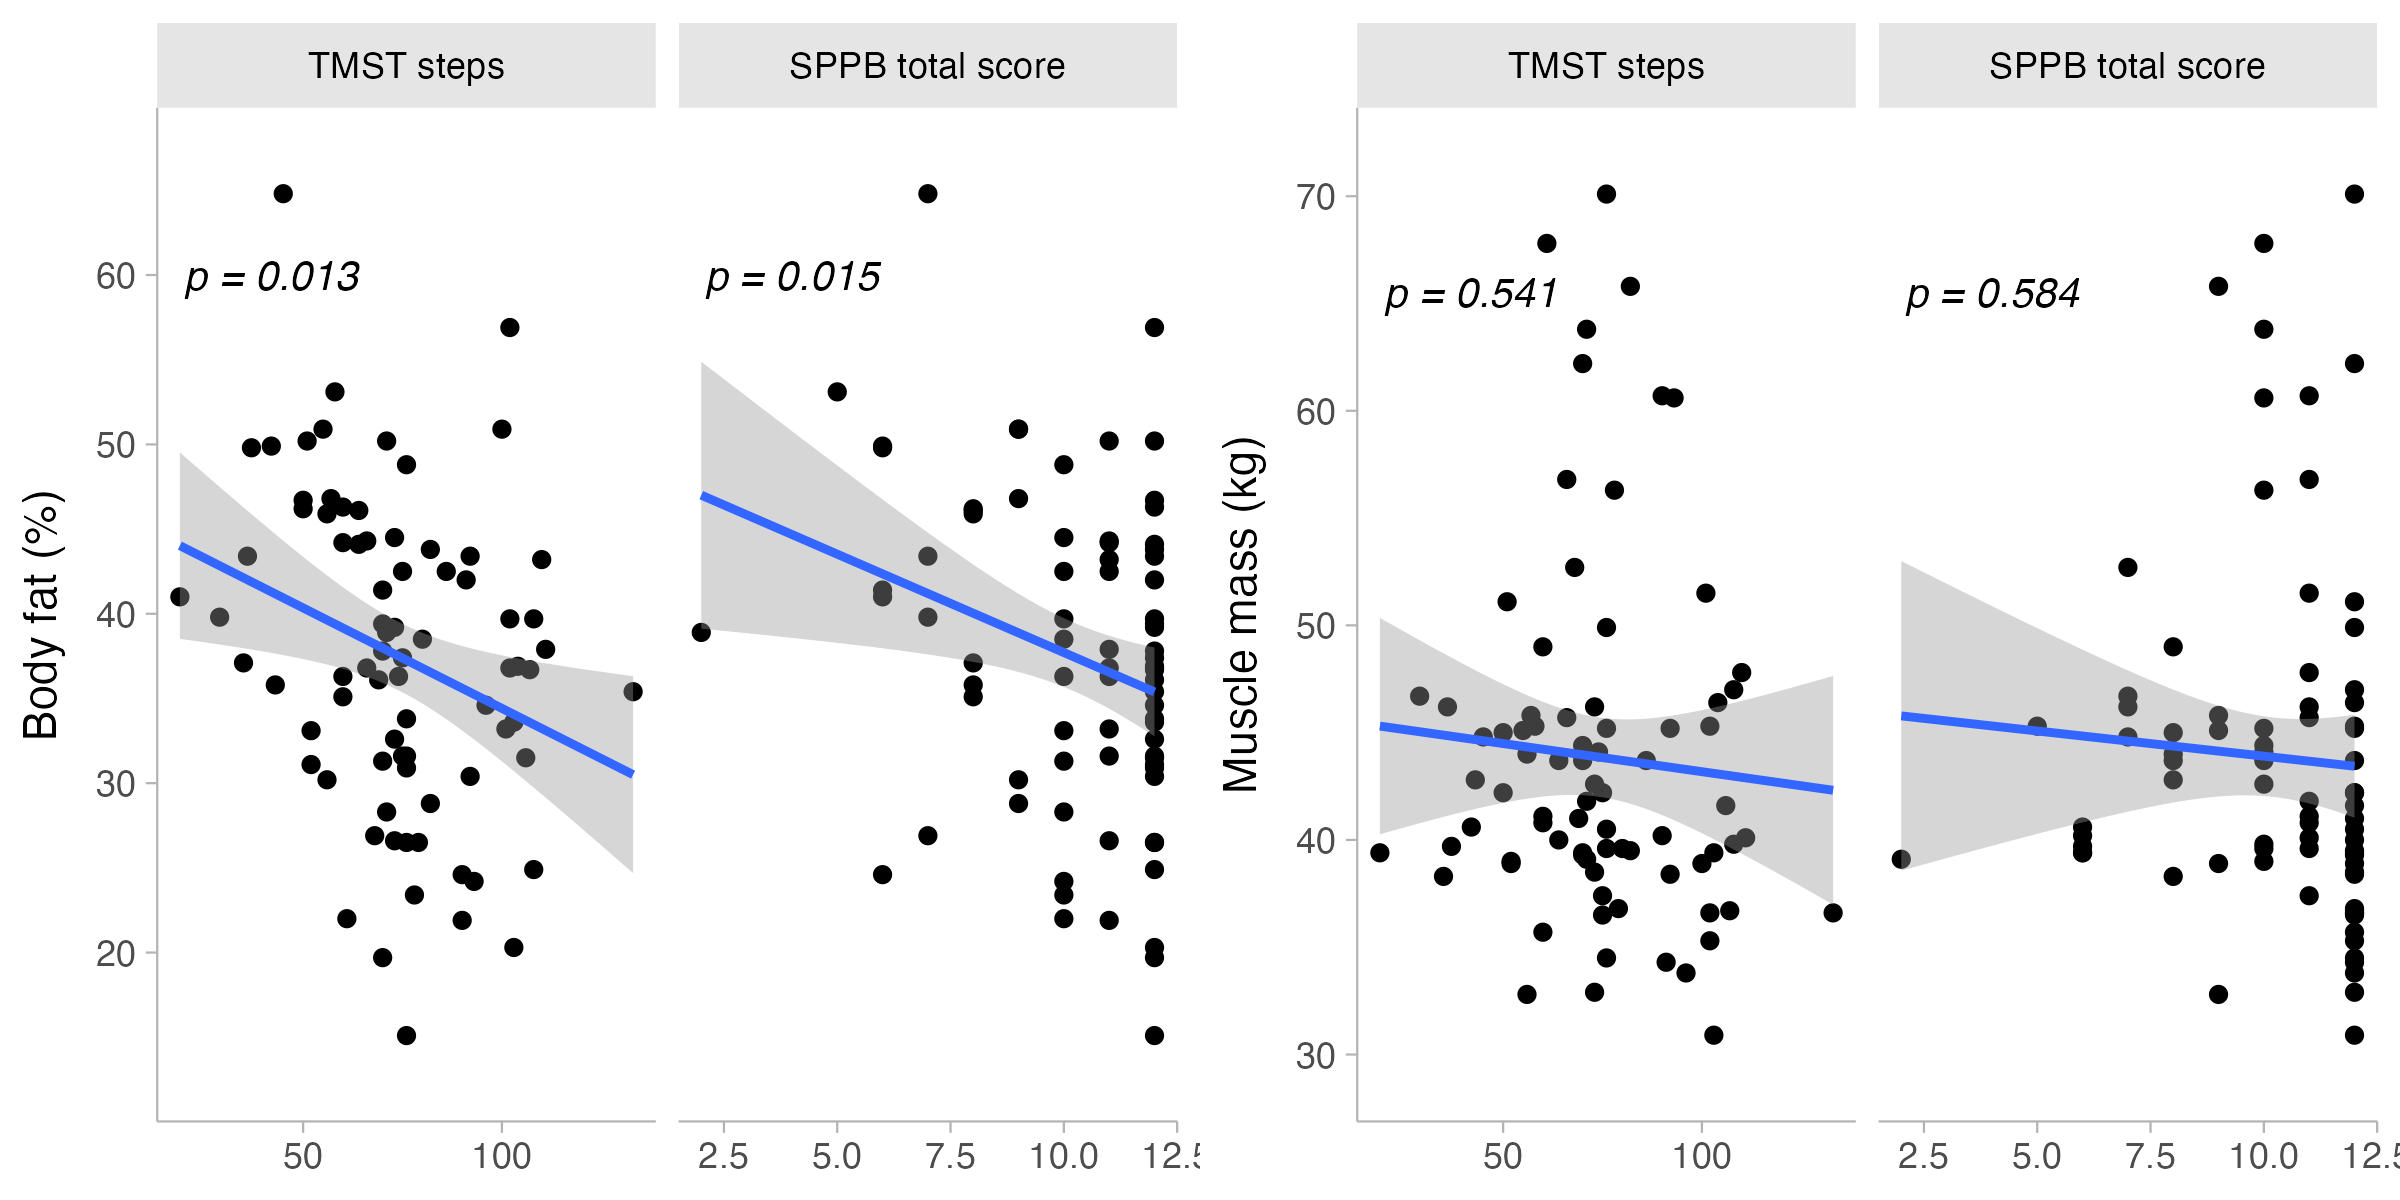

Write the R code that produced this figure.
library(flextable)
library(data.table)
library(ggplot2)

data("mindfulness")

dat <- mindfulness[id_event_name == "Basal", -2L]

dat_long <- melt.data.table(
  data = dat,
  id.vars = c("id_record", "cc_grasa_total_porcentaje", "cc_masa_muscular_total"), 
  measure.vars = c("tm_pasos", "sppb_total")
)

dat_long[, variable := fcase(
  grepl("tm_pasos", variable), "TMST steps",
  grepl("sppb_total", variable), "SPPB total score"
)]

dat_long[, variable := factor(variable, levels = c("TMST steps", "SPPB total score"))]

fig2a <- ggplot(dat_long, aes(value, cc_grasa_total_porcentaje)) +
  facet_grid(~ variable, scales = "free_x") +
  geom_point() +
  geom_smooth(method = "lm") +
  geom_text(mapping = aes(label = text), data = data.frame(
    variable = as.factor(c("TMST steps", "SPPB total score")),
    cc_grasa_total_porcentaje = c(60, 60),
    value = c(42, 4),
    text = c("p = 0.013\nr = -0.279", "p = 0.015\nr = -0.273")
  ), size = 3.5, fontface = "italic") +
  labs(y = "Body fat (%)", x = NULL) +
  scale_y_continuous(expand = c(.1,.1)) +
  tidybayes::theme_ggdist()

fig2b <- ggplot(dat_long, aes(value, cc_masa_muscular_total)) +
  facet_grid(~ variable, scales = "free_x") +
  geom_point() +
  geom_smooth(method = "lm") +
  geom_text(mapping = aes(label = text), data = data.frame(
    variable = as.factor(c("TMST steps", "SPPB total score")),
    cc_masa_muscular_total = c(65.5, 65.5),
    value = c(42, 4),
    text = c("p = 0.541\nr = -0.070", "p = 0.584\nr = -0.063")
  ), size = 3.5, fontface = "italic") +
  labs(y = "Muscle mass (kg)", x = NULL) +
  scale_y_continuous(expand = c(.1,.1)) +
  tidybayes::theme_ggdist()

fig <- ggpubr::ggarrange(
  fig2a, fig2b, nrow = 1
)


ggsave(filename = "docs/manuscript/figures/fig-2.jpeg", plot = fig, 
       width = 8, height = 4, dpi = 300)
